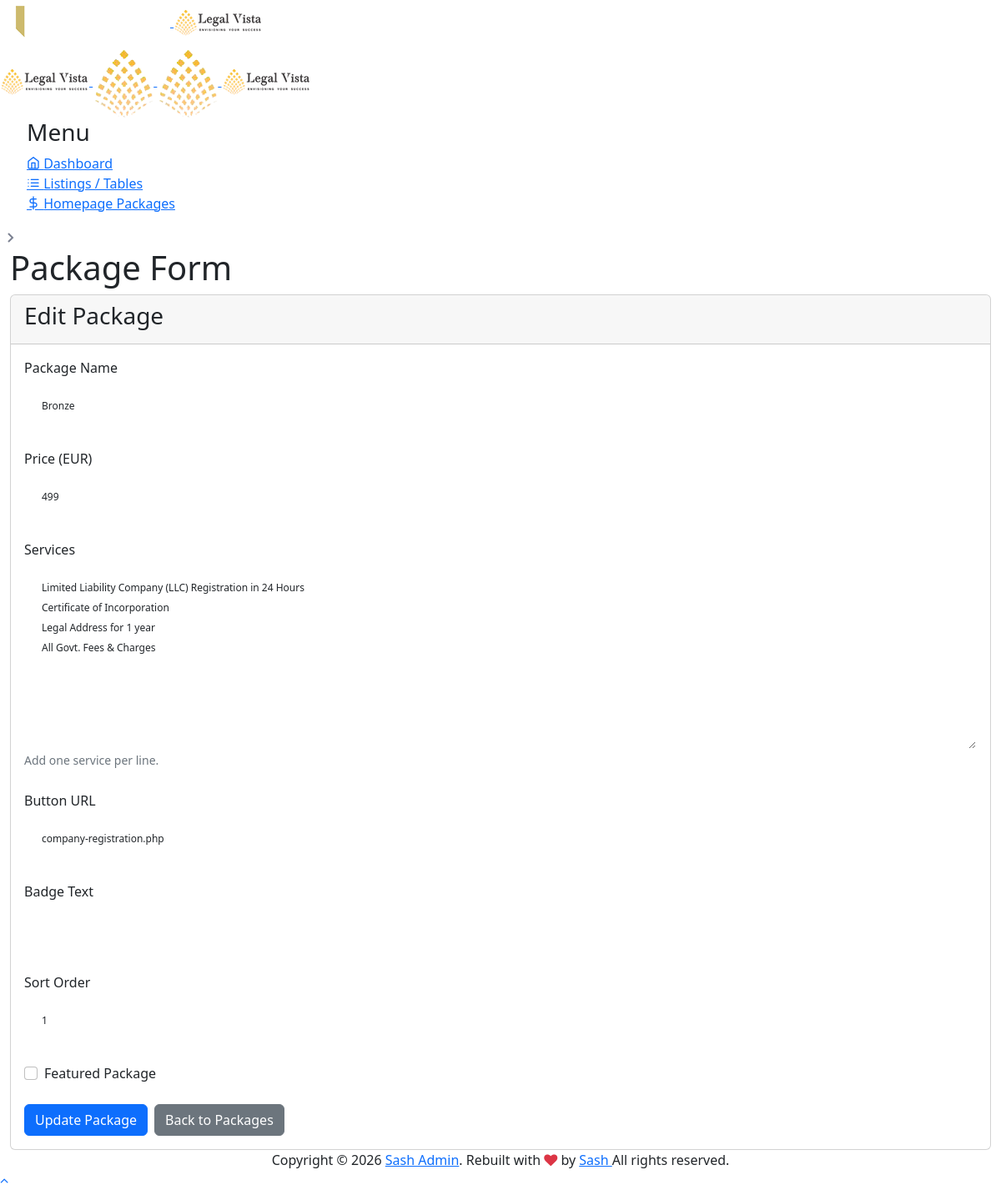
Page /admin/files/packages/form.php?id=1 (signed in) on the committed database.
### tables this page shows
CREATE TABLE `homepage_packages` (
  `id` int(11) NOT NULL,
  `package_name` varchar(100) NOT NULL,
  `price_eur` varchar(50) NOT NULL,
  `services_text` text NOT NULL,
  `button_url` varchar(255) NOT NULL DEFAULT 'company-registration.php',
  `is_featured` tinyint(1) NOT NULL DEFAULT 0,
  `badge_text` varchar(100) DEFAULT NULL,
  `sort_order` int(11) NOT NULL DEFAULT 0
);

### admin/app/module-data.php (called while the page is built, shortened)
<?php
function getModuleConnection(): ?\mysqli
{
    static $connection = null;
    try {
        $connection = getSashDBConnection();
    } catch (\mysqli_sql_exception $e) {
        error_log("Module DB connection failed: {$e->getMessage()}");
        $connection = null;
        return null;
    }
    return $connection;
}
function getHomepagePackageById(int $id): ?array
{
    $connection = getModuleConnection();
    try {
        $stmt = $connection->prepare(
            "SELECT id, package_name, price_eur, services_text, button_url, is_featured, badge_text, sort_order FROM homepage_packages WHERE id = ? LIMIT 1",
        );
        $stmt->bind_param("i", $id);
        $stmt->execute();
        $result = $stmt->get_result();
        $row = $result->fetch_assoc();
        return $row ?: null;
    } catch (\mysqli_sql_exception $e) {
        error_log("Homepage package fetch failed: {$e->getMessage()}");
        return null;
    }
}

### admin/bootstrap.php (called while the page is built, shortened)
<?php
if (!defined('APP_ROOT')) {
    if (!function_exists('app_url_join')) {
        function app_url_join(string $base, string $path): string
        {
            $path = trim($path, '/');
            if ($base === '/' || $base === '') {
                return '/' . $path;
            }
            return rtrim($base, '/') . '/' . $path;
        }
    }
    if (!function_exists('file_url')) {
        function file_url(string $path): string
        {
            return app_url_join(BASE_URL, 'files/' . ltrim($path, '/'));
        }
    }
}

### admin/files/packages/form.php (the view, shortened to what this page needs)
<?php
require_once dirname(__DIR__, 2) . "/bootstrap.php";
require_once APP_ROOT . "/app/module-data.php";
$packageId = null;
$formValues = [
    "package_name" => "",
    "price_eur" => "",
    "services_text" => "",
    "button_url" => "company-registration.php",
    "is_featured" => "0",
    "badge_text" => "",
    "sort_order" => "0",
];
if (!empty($_GET["id"])) {
    $packageId = (int) $_GET["id"];
    $package = getHomepagePackageById($packageId);
    if ($package !== null) {
        $formValues = [
            "package_name" => $package["package_name"] ?? "",
            "price_eur" => $package["price_eur"] ?? "",
            "services_text" => $package["services_text"] ?? "",
            "button_url" => $package["button_url"] ?? "company-registration.php",
            "is_featured" => !empty($package["is_featured"]) ? "1" : "0",
            "badge_text" => $package["badge_text"] ?? "",
            "sort_order" => (string) ($package["sort_order"] ?? "0"),
        ];
    }
}
include LAYOUT_PATH . "/head.php";
?>
<body class="app sidebar-mini ltr light-mode">
    <div class="page">
        <div class="page-main">
            <?php include LAYOUT_PATH . "/header.php"; ?>
            <?php include LAYOUT_PATH . "/sidebar.php"; ?>
            <div class="main-content app-content mt-0">
                <div class="side-app">
                    <div class="main-container container-fluid">
                        <div class="page-header">
                            <h1 class="page-title">Package Form</h1>
                        </div>
                        <div class="card">
                            <div class="card-header">
                                <h3 class="card-title"><?= $packageId ? "Edit Package" : "Add Package" ?></h3>
                            </div>
                            <div class="card-body">
                                <form method="post" action="<?= htmlspecialchars($_SERVER["REQUEST_URI"]) ?>">
                                    <div class="form-group">
                                        <label class="form-label">Package Name</label>
                                        <input type="text" class="form-control" name="package_name" value="<?= htmlspecialchars($formValues["package_name"]) ?>" required>
                                    </div>
                                    <div class="form-group">
                                        <label class="form-label">Price (EUR)</label>
                                        <input type="text" class="form-control" name="price_eur" value="<?= htmlspecialchars($formValues["price_eur"]) ?>" required>
                                    </div>
                                    <div class="form-group">
                                        <label class="form-label">Services</label>
                                        <textarea class="form-control" name="services_text" rows="8" required><?= htmlspecialchars($formValues["services_text"]) ?></textarea>
                                        <small class="text-muted">Add one service per line.</small>
                                    </div>
                                    <div class="form-group">
                                        <label class="form-label">Button URL</label>
                                        <input type="text" class="form-control" name="button_url" value="<?= htmlspecialchars($formValues["button_url"]) ?>" required>
                                    </div>
                                    <div class="form-group">
                                        <label class="form-label">Badge Text</label>
                                        <input type="text" class="form-control" name="badge_text" value="<?= htmlspecialchars($formValues["badge_text"]) ?>">
                                    </div>
                                    <div class="form-group">
                                        <label class="form-label">Sort Order</label>
                                        <input type="number" class="form-control" name="sort_order" value="<?= htmlspecialchars($formValues["sort_order"]) ?>" required>
                                    </div>
                                    <div class="form-group form-check mt-3">
                                        <input type="checkbox" class="form-check-input" id="is_featured" name="is_featured" value="1" <?= $formValues["is_featured"] === "1" ? "checked" : "" ?>>
                                        <label class="form-check-label" for="is_featured">Featured Package</label>
                                    </div>
                                    <div class="mt-4 d-flex gap-2">
                                        <button type="submit" class="btn btn-primary"><?= $packageId ? "Update" : "Add" ?> Package</button>
                                        <a class="btn btn-secondary" href="<?= file_url("packages/list.php") ?>">Back to Packages</a>
                                    </div>
                                </form>
                            </div>
                        </div>
                    </div>
                </div>
            </div>
        </div>
        <?php include LAYOUT_PATH . "/footer.php"; ?>
    </div>
    <?php include LAYOUT_PATH . "/scripts.php"; ?>
</body>
</html>

### css/style.css (style rules this page uses)
.form-group { margin-bottom:25px; }
.form-control { font-size: 12px; line-height: 24px; padding: 13px 20px; font-weight: normal; width: 100%; border-radius: 0; background-color: #fff0; border: 1px solid rgb(255 255 255 / 28%); }

### rows in the picture
homepage_packages: package_name "Bronze", price_eur "499", services_text "Limited Liability Company (LLC) Registration in 24 Hours Certificate of Incorporation Legal Address for 1 year All Govt. Fees & Charges", button_url "company-registration.php", sort_order "1"
